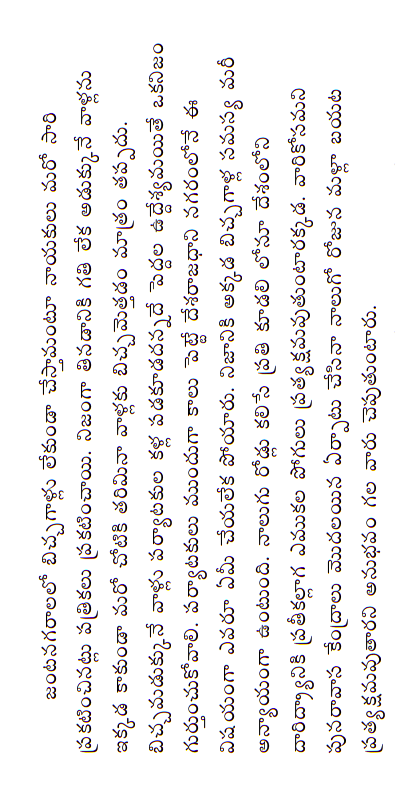
#> input picture skew/skew1.png, 395 x 803 px
$ python orient.py   (Python 2 division)
#> lines starting #> are read from the running program, lines starting #| are printed output that depends on the picture; after the words box and inside, x2 and y2 are one past the last pixel; in counts of white or black regions, pixels touching at a corner belong together


import numpy as np
import cv2

def rotate(image, angle):
    # Obtain the dimensions of the image
    (height, width) = image.shape[:2]
    (cX, cY) = (width / 2, height / 2)

    # Grab the rotation components of the matrix
    matrix = cv2.getRotationMatrix2D((cX, cY), -angle, 1.0)
    cos = np.abs(matrix[0, 0])
    sin = np.abs(matrix[0, 1])

    # Find the new bounding dimensions of the image
    new_width = int((height * sin) + (width * cos))
    new_height = int((height * cos) + (width * sin))

    # Adjust the rotation matrix to take into account translation
    matrix[0, 2] += (new_width / 2) - cX
    matrix[1, 2] += (new_height / 2) - cY

    # Perform the actual rotation and return the image
    return cv2.warpAffine(image, matrix, (new_width, new_height))

image = cv2.imread("skew1.png")
#> image is the input picture: shape (803, 395, 3); mean B, G, R 238.8, 238.5, 240.4
original_image = image.copy()
gray = cv2.cvtColor(image, cv2.COLOR_BGR2GRAY)
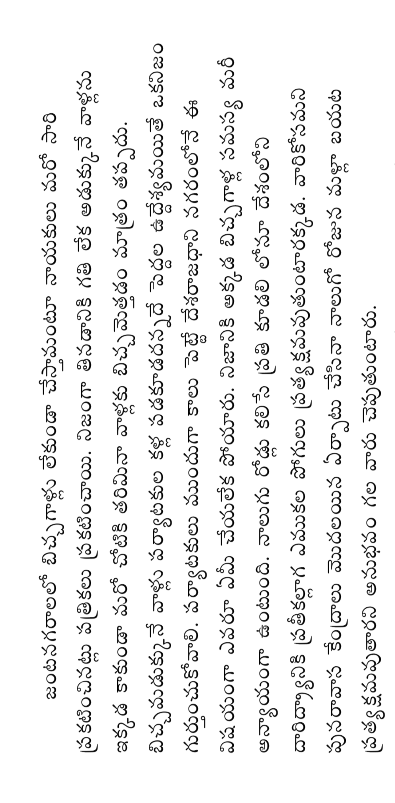
#> gray: shape (803, 395); min 0, max 255, mean 239.1
blurred = cv2.GaussianBlur(gray, (3,3), 0)
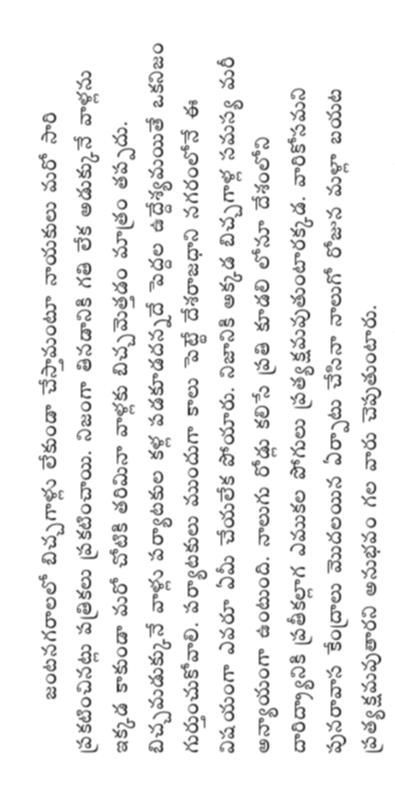
#> blurred: shape (803, 395); min 49, max 255, mean 239.1
thresh = cv2.threshold(blurred, 110, 255, cv2.THRESH_BINARY_INV)[1]
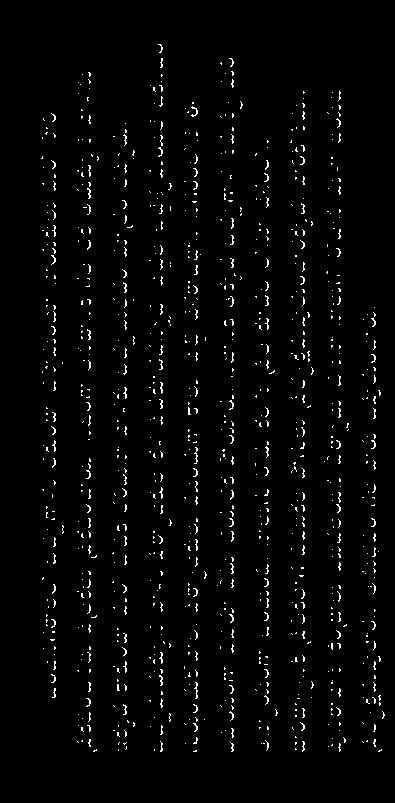
#> thresh: shape (803, 395); 2.2% white in thin lines or dots, all inside (x1, y1, x2, y2) = (41, 44, 385, 752)
cv2.imshow("thresh", thresh)

x, y, w, h = 0, 0, image.shape[1], image.shape[0]
#> x = 0; y = 0; w = 395; h = 803

top_half = ((x,y), (x+w, y+h/2))
#> top_half = ((0, 0), (395, 401))
bottom_half = ((x,y+h/2), (x+w, y+h))
#> bottom_half = ((0, 401), (395, 803))

top_x1,top_y1 = top_half[0]
#> top_x1 = 0; top_y1 = 0
top_x2,top_y2 = top_half[1]
#> top_x2 = 395
bottom_x1,bottom_y1 = bottom_half[0]
bottom_x2,bottom_y2 = bottom_half[1]

# Split into top/bottom ROIs
top_image = thresh[top_y1:top_y2, top_x1:top_x2]
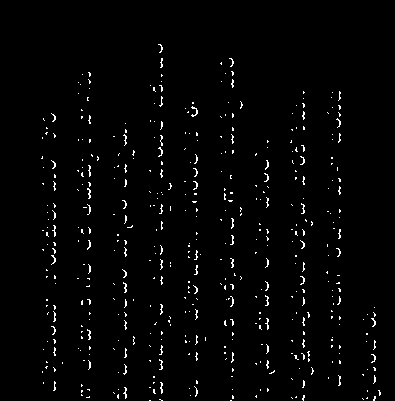
#> top_image: shape (401, 395); 1.9% white in thin lines or dots, all inside (x1, y1, x2, y2) = (41, 44, 381, 401)
bottom_image = thresh[bottom_y1:bottom_y2, bottom_x1:bottom_x2]
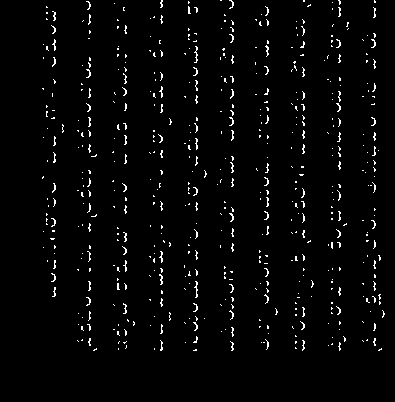
#> bottom_image: shape (402, 395); 2.5% white in thin lines or dots, all inside (x1, y1, x2, y2) = (42, 0, 385, 351)

cv2.imshow("top_image", top_image)
cv2.imshow("bottom_image", bottom_image)

# Count non-zero array elements
top_pixels = cv2.countNonZero(top_image)
#> top_pixels = 3071
bottom_pixels = cv2.countNonZero(bottom_image)
#> bottom_pixels = 4041

print('top', top_pixels)
#| top 3071
print('bottom', bottom_pixels)
#| bottom 4041

# Rotate if upside down
if top_pixels > bottom_pixels:
    rotated = rotate(original_image, 180)
    cv2.imshow("rotated", rotated)

cv2.waitKey(0)

$ run again, with skew/deskewdeskew0.png copied over skew/skew1.png
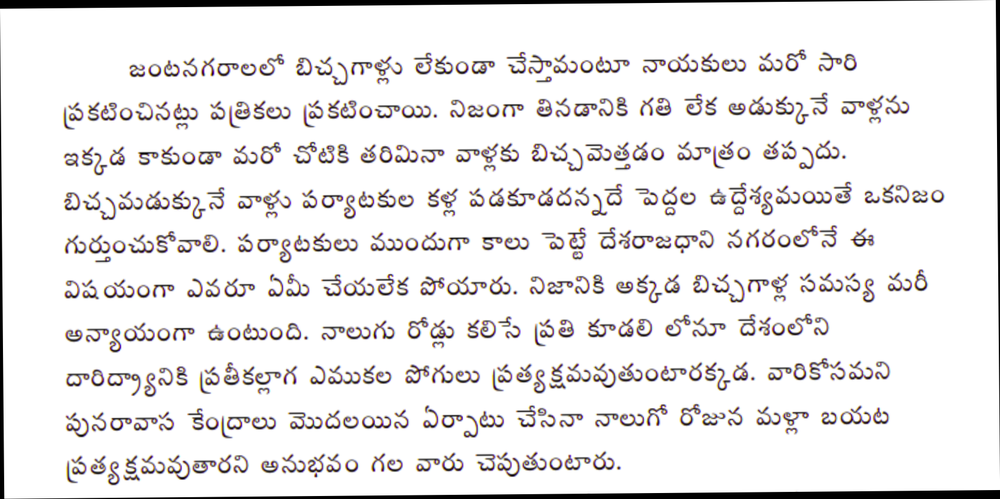
#> input picture skew/deskewdeskew0.png, 1000 x 499 px, shrunk from 1680 x 838 before the run
#> image is the input picture: shape (499, 1000, 3); mean B, G, R 233.2, 233, 234.8
#> `thresh = cv2.threshold(blurred, 110, 255, cv2.THRESH_BINARY_INV)[1]`:
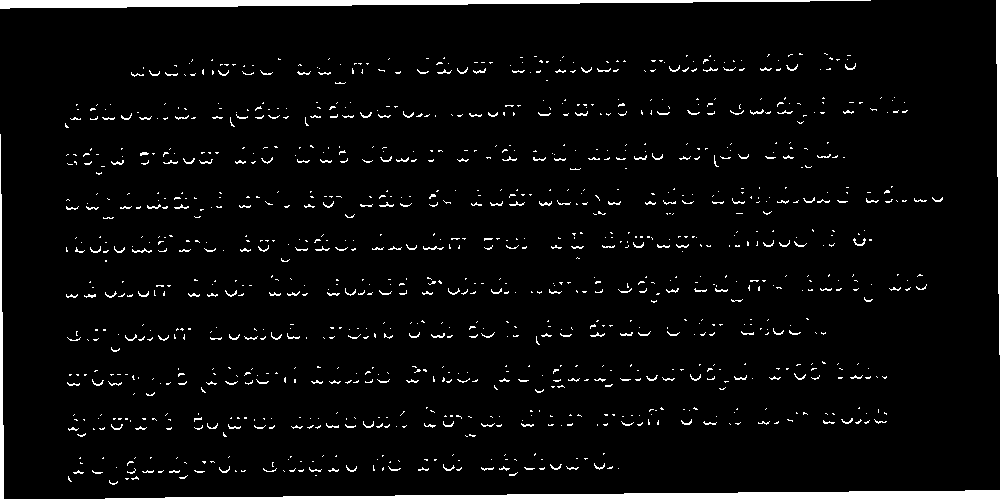
#> thresh: shape (499, 1000); 4.1% white; 1100 white regions (882 under 20 px), largest, box (x1, y1, x2, y2) and area: (105, 490, 1000, 499) 4369, (0, 0, 871, 9) 4149, (0, 134, 4, 499) 931
#> top_image: shape (249, 1000); 4% white; 567 white regions (464 under 20 px), largest, box (x1, y1, x2, y2) and area: (0, 0, 871, 9) 4149, (996, 0, 1000, 249) 739, (0, 134, 2, 249) 170
#> `bottom_image = thresh[bottom_y1:bottom_y2, bottom_x1:bottom_x2]`:
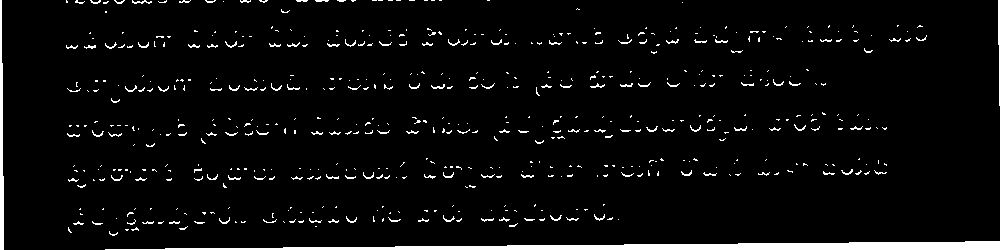
#> bottom_image: shape (250, 1000); 4.2% white; 567 white regions (457 under 20 px), largest, box (x1, y1, x2, y2) and area: (105, 241, 1000, 250) 4369, (0, 0, 4, 250) 761, (998, 0, 1000, 106) 151
#> top_pixels = 10023
#> bottom_pixels = 10592
#| top 10023
#| bottom 10592

$ run again, with skew/p0-15.png copied over skew/skew1.png
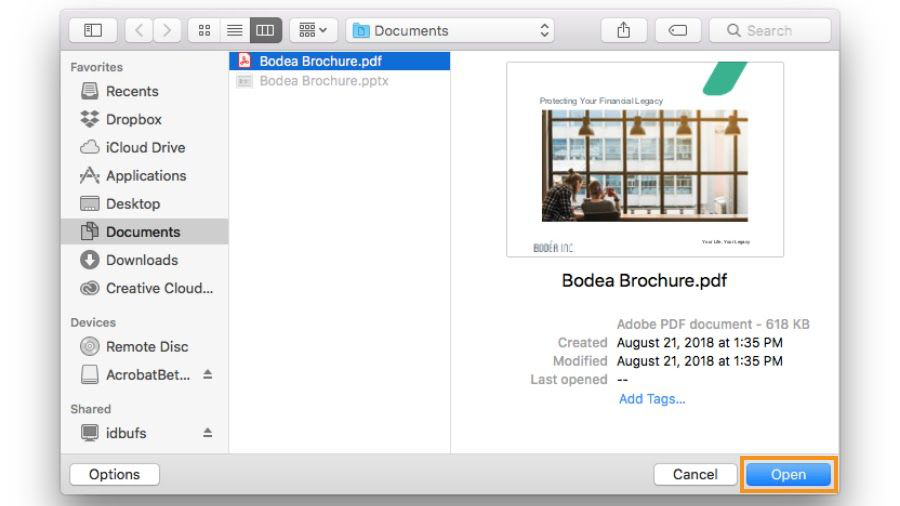
#> input picture skew/p0-15.png, 900 x 506 px
#> image is the input picture: shape (506, 900, 3); mean B, G, R 234.8, 234.4, 233.7
#> `thresh = cv2.threshold(blurred, 110, 255, cv2.THRESH_BINARY_INV)[1]`:
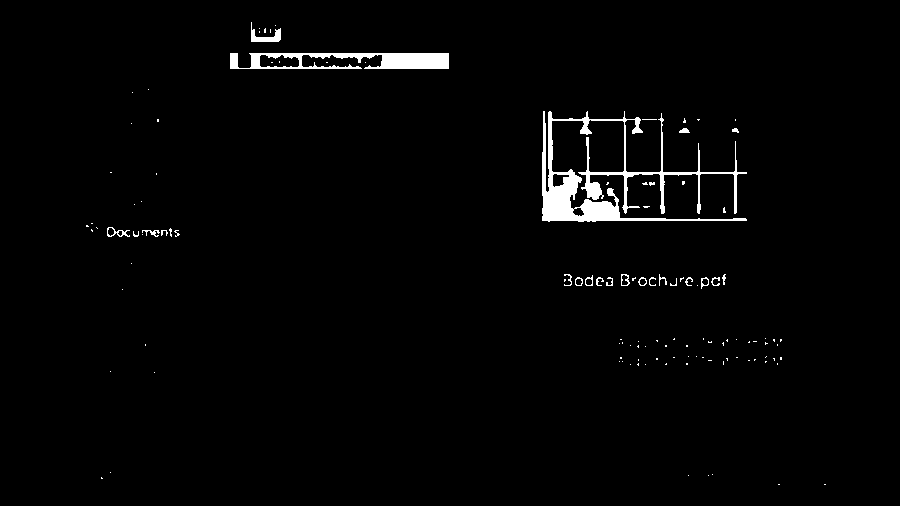
#> thresh: shape (506, 900); 1.9% white; 121 white regions (100 under 20 px), largest, box (x1, y1, x2, y2) and area: (542, 111, 747, 222) 5109, (230, 53, 449, 69) 2209, (251, 22, 281, 42) 233
#> bottom_image: shape (253, 900); 0.28% white in thin lines or dots, all inside (x1, y1, x2, y2) = (101, 10, 826, 232)
#> top_pixels = 7986
#> bottom_pixels = 636
#| top 7986
#| bottom 636
#> in rotate, `return cv2.warpAffine(image, matrix, (new_width, new_height))`:
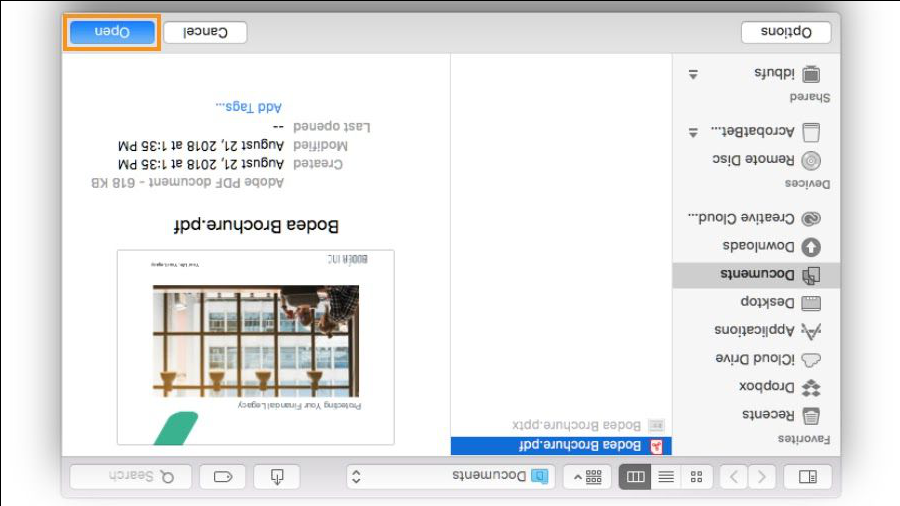
#> returned value: shape (506, 900, 3); mean of channels 0, 1, 2 234, 233.6, 232.9; drawn as B, G, R
